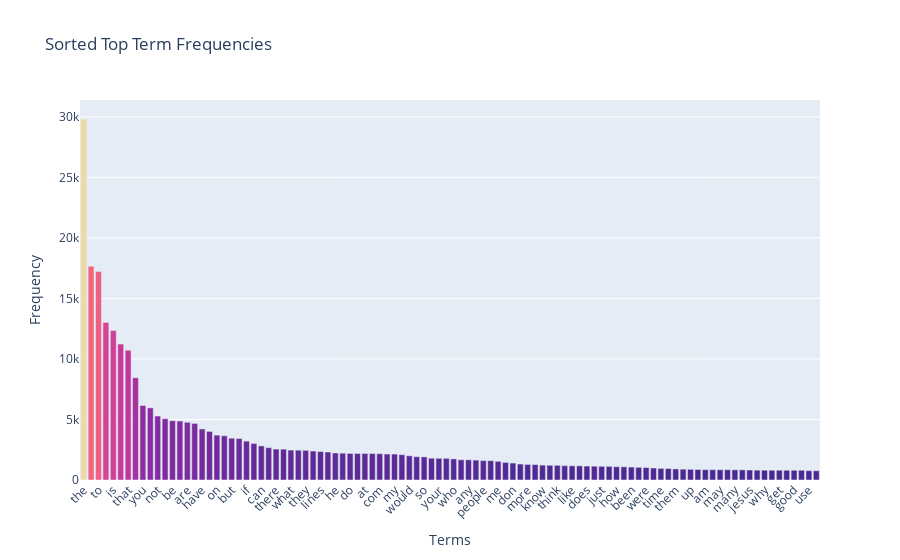

The code cell stored with this chart in its notebook:
### Markdown cell above
Sort by term frequency and get the top 100 terms

### Code cell
# Sort by frequency and get the top n terms
n = 100  # Number of top terms to visualize
top_n_df = term_freq_df.sort_values(by='frequency', ascending=False).head(n)

# Plot the term frequency in Plotly
fig = px.bar(top_n_df, x='term', y='frequency', title="Sorted Top Term Frequencies",
             labels={'term': 'Term', 'frequency': 'Frequency'},
             color='frequency', color_continuous_scale='Agsunset')

fig.update_layout(
    xaxis_tickangle=-45,
    xaxis_title='Terms',
    yaxis_title='Frequency',
    coloraxis_showscale=False
)

fig.show()

### Figure 1 — Plotly figure (JSON) as saved in the notebook; plotly's stock layout.template omitted (floating-point values rounded to 4 significant figures)
{"data": [{"alignmentgroup": "True", "hovertemplate": "Term=%{x}<br>Frequency=%{marker.color}<extra></extra>", "legendgroup": "", "marker": {"color": [29825, 17660, 17222, 13017, 12343, 11226, 10723, 8447, 6157, 5962, 5285, 5063, 4898, 4877, 4769, 4675, 4218, 4015, 3709, 3655, 3453, 3432, 3208, 3020, 2818, 2674, 2556, 2548, 2472, 2464, 2448, 2393, 2353, 2312, 2232, 2216, 2193, 2192, 2191, 2186, 2172, 2148, 2143, 2093, 2000, 1925, 1912, 1802, 1793, 1791, 1742, 1671, 1669, 1645, 1604, 1599, 1543, 1453, 1400, 1318, 1286, 1278, 1230, 1215, 1213, 1184, 1177, 1170, 1151, 1142, 1130, 1127, 1100, 1090, 1068, 1045, 1028, 989, 959, 952, 914, 892, 885, 870, 852, 851, 850, 850, 841, 840, 825, 814, 811, 808, 806, 805, 805, 803, 772, 766], "coloraxis": "coloraxis", "pattern": {"shape": ""}}, "name": "", "offsetgroup": "", "orientation": "v", "showlegend": false, "textposition": "auto", "type": "bar", "x": ["the", "of", "to", "and", "is", "in", "that", "it", "you", "for", "not", "this", "be", "from", "are", "edu", "have", "as", "on", "with", "but", "or", "if", "was", "can", "we", "there", "by", "what", "subject", "they", "an", "lines", "one", "he", "god", "do", "organization", "at", "re", "com", "about", "my", "all", "would", "will", "so", "some", "your", "no", "who", "has", "any", "writes", "people", "which", "me", "article", "don", "his", "more", "other", "know", "when", "think", "their", "like", "university", "does", "out", "just", "only", "how", "also", "been", "than", "were", "then", "time", "because", "them", "posting", "up", "had", "am", "should", "may", "these", "many", "say", "jesus", "see", "why", "us", "get", "very", "good", "believe", "use", "such"], "xaxis": "x", "y": [29825, 17660, 17222, 13017, 12343, 11226, 10723, 8447, 6157, 5962, 5285, 5063, 4898, 4877, 4769, 4675, 4218, 4015, 3709, 3655, 3453, 3432, 3208, 3020, 2818, 2674, 2556, 2548, 2472, 2464, 2448, 2393, 2353, 2312, 2232, 2216, 2193, 2192, 2191, 2186, 2172, 2148, 2143, 2093, 2000, 1925, 1912, 1802, 1793, 1791, 1742, 1671, 1669, 1645, 1604, 1599, 1543, 1453, 1400, 1318, 1286, 1278, 1230, 1215, 1213, 1184, 1177, 1170, 1151, 1142, 1130, 1127, 1100, 1090, 1068, 1045, 1028, 989, 959, 952, 914, 892, 885, 870, 852, 851, 850, 850, 841, 840, 825, 814, 811, 808, 806, 805, 805, 803, 772, 766], "yaxis": "y"}], "layout": {"barmode": "relative", "coloraxis": {"colorbar": {"title": {"text": "Frequency"}}, "colorscale": [[0, "rgb(75, 41, 145)"], [0.1667, "rgb(135, 44, 162)"], [0.3333, "rgb(192, 54, 157)"], [0.5, "rgb(234, 79, 136)"], [0.6667, "rgb(250, 120, 118)"], [0.8333, "rgb(246, 169, 122)"], [1, "rgb(237, 217, 163)"]], "showscale": false}, "legend": {"tracegroupgap": 0}, "title": {"text": "Sorted Top Term Frequencies"}, "xaxis": {"anchor": "y", "domain": [0, 1], "tickangle": -45, "title": {"text": "Terms"}}, "yaxis": {"anchor": "x", "domain": [0, 1], "title": {"text": "Frequency"}}}}
